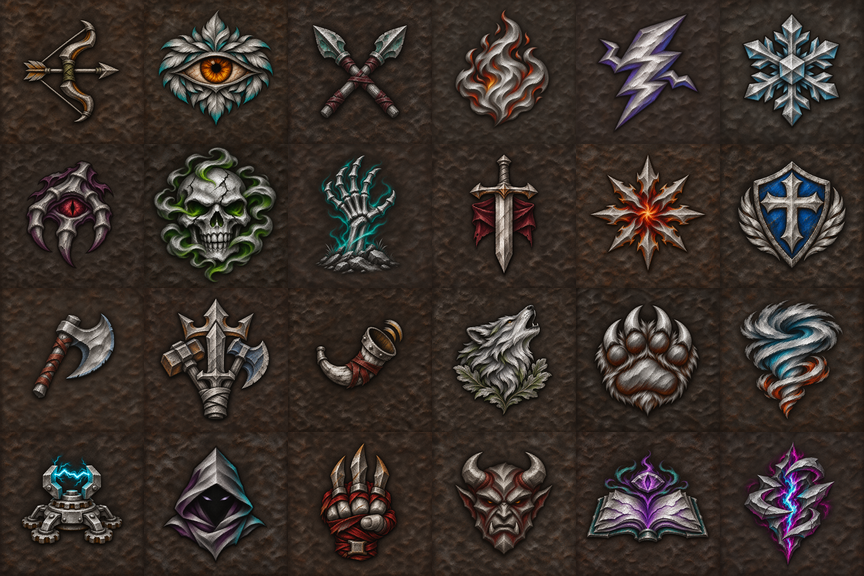
#> input picture steamvr/assets/ring-wheel/ring-tree-sheet.png, 864 x 576 px
$ python -i ring_tree_sheet.py   (imports and definitions only)
#> lines starting #> are read from the running program, lines starting #| are printed output that depends on the picture
#> further down, picture is the input picture: PIL image 864x576 RGBA; mean R, G, B, A 58.4, 49, 43.3, 255
"""Offline tool (not run by the build): builds steamvr/assets/ring-wheel/ring-tree-sheet.png, the painted tree squares
on one sheet, and steamvr/ring_wheel_tree_sheet.h, the mask of which cells are painted.

One painted square per skill tree, 24 in all, original art kept by the artist (not in the repo):
<squares>/tree-<class>-<tree>.png (384 px, borderless full-bleed rust (no frame, bevel or rivets; motif in the middle 80%), trimmed to its alpha box in case of a margin, straight alpha; the 1024 px masters
stay with the artist).

Sheet: 6 columns x 4 rows of 144 px cells (the ring's atlas art square at 150%), SLOT = the cell, row-major, SLOT = class * 3 +
the tree's skillcategories page; the class and tree names, in slot order, are READ from steamvr/ring_wheel_tree_art.h (Names), so
the script and the engine cannot disagree on a slot. A cell is the square master, area-averaged to 144 px; a tree with no square
yet leaves its cell fully transparent and its bit clear in PaintedMask, and the engine keeps that tree's drawn glyph. The sheet
and the mask therefore work with 0, 3 or 24 squares, and the same command rebuilds both as squares land.

The compose pass cuts the circle at draw time the way it cuts every skill (RecipeSeat: our dark disc, the art cut round, the rim
shade, the dark line, the rim) from the whole square (nothing to crop: no bevel in the art); the square mode draws the whole square
and adds the plate's frame in code (RecipeSquare: a bevel, a dark line, the accent rim). Nothing here is hand-painted round art.

    python tools/ring_tree_sheet.py [--squares <folder of squares>] [--out <png>] [--mask <h>] [--preview <png>]
    python tools/ring_tree_sheet.py --import <folder of squares>   (trim + downscale the squares into --squares)
"""
import argparse, os, re, sys
from PIL import Image

HERE = os.path.dirname(os.path.abspath(__file__))
REPO = os.path.dirname(HERE)
ART_H = os.path.join(REPO, "steamvr", "ring_wheel_tree_art.h")
COLS, ROWS, CELL, MASTER = 6, 4, 144, 384


# [8 lines left out: function tree_names, not called in this run]


def file_name(cls, tree):
    return "tree-%s-%s.png" % (cls, tree)


def trim(im):
    """The plate's own square: the alpha's bounding box (the master has an empty margin outside x = 31..994), cut square."""
    im = im.convert("RGBA")
    box = im.getchannel("A").point(lambda v: 255 if v > 8 else 0).getbbox()
#> box = (0, 0, 864, 576)
    if not box:
        raise ValueError("fully transparent")
    side = max(box[2] - box[0], box[3] - box[1])
#> side = 864
    cx, cy = (box[0] + box[2]) / 2, (box[1] + box[3]) / 2
#> cx = 432; cy = 288
    x0, y0 = int(round(cx - side / 2)), int(round(cy - side / 2))
#> x0 = 0; y0 = -144
    return im.crop((x0, y0, x0 + side, y0 + side))
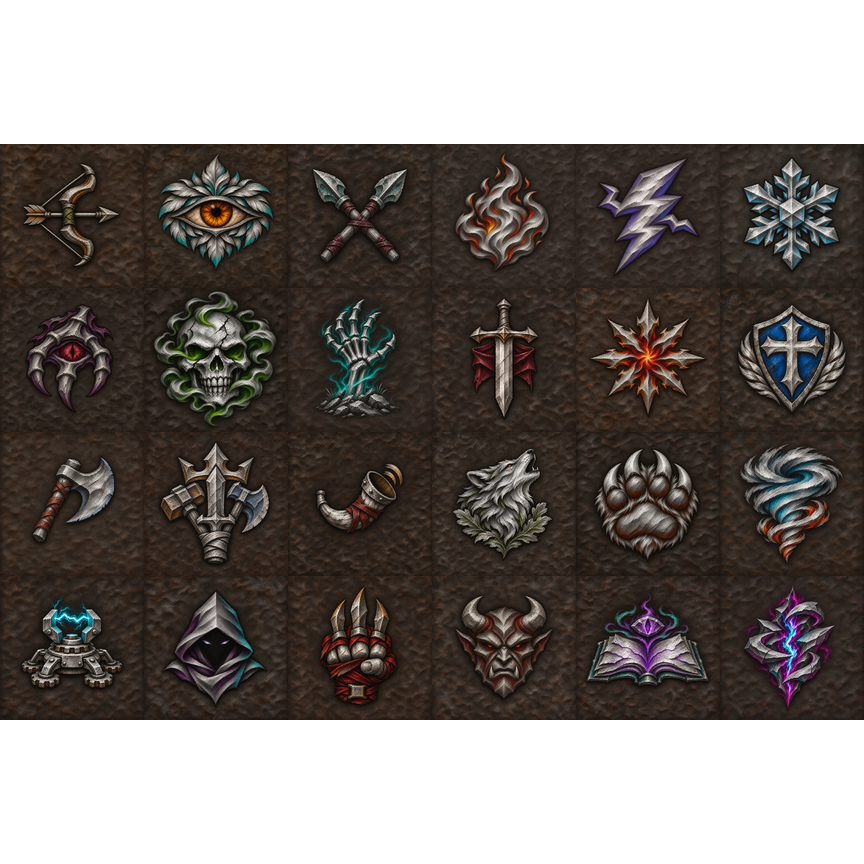
#> returned value: PIL image 864x864 RGBA; mean R, G, B, A 38.9, 32.7, 28.9, 170; transparent parts drawn white


# [72 lines left out: functions import_squares, cell_of, main, not called in this run]


# [2 lines not run here, left out]

>>> from PIL import Image
>>> picture = Image.open('../steamvr/assets/ring-wheel/ring-tree-sheet.png')
>>> result = trim(picture)

$ run again, on steamvr/assets/ring-wheel/ring-glyph-sheet.png
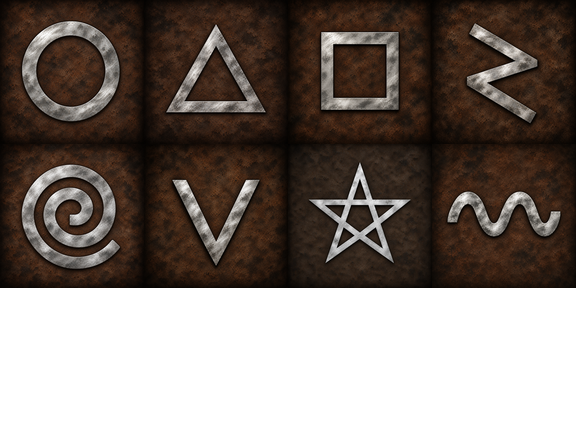
#> input picture steamvr/assets/ring-wheel/ring-glyph-sheet.png, 576 x 432 px
#> picture is the input picture: PIL image 576x432 RGBA; mean R, G, B, A 39.9, 29.8, 23.6, 170
#> box = (0, 0, 576, 288)
#> side = 576
#> cx = 288; cy = 144
#> x0 = 0; y0 = -144
#> in trim, `return im.crop((x0, y0, x0 + side, y0 + side))`:
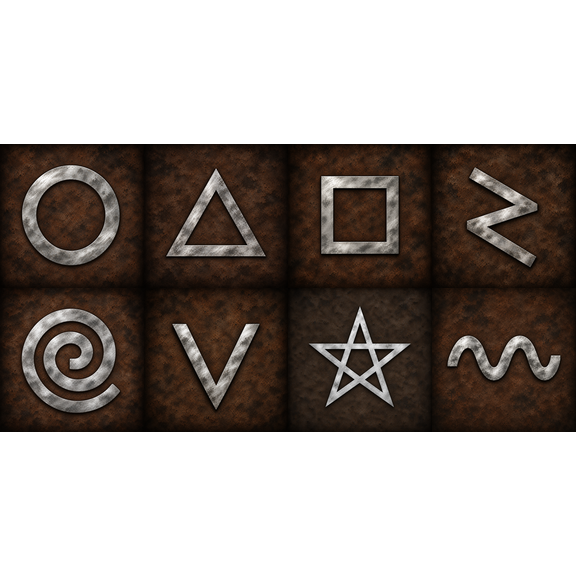
#> returned value: PIL image 576x576 RGBA; mean R, G, B, A 29.9, 22.4, 17.7, 127.5; transparent parts drawn white
